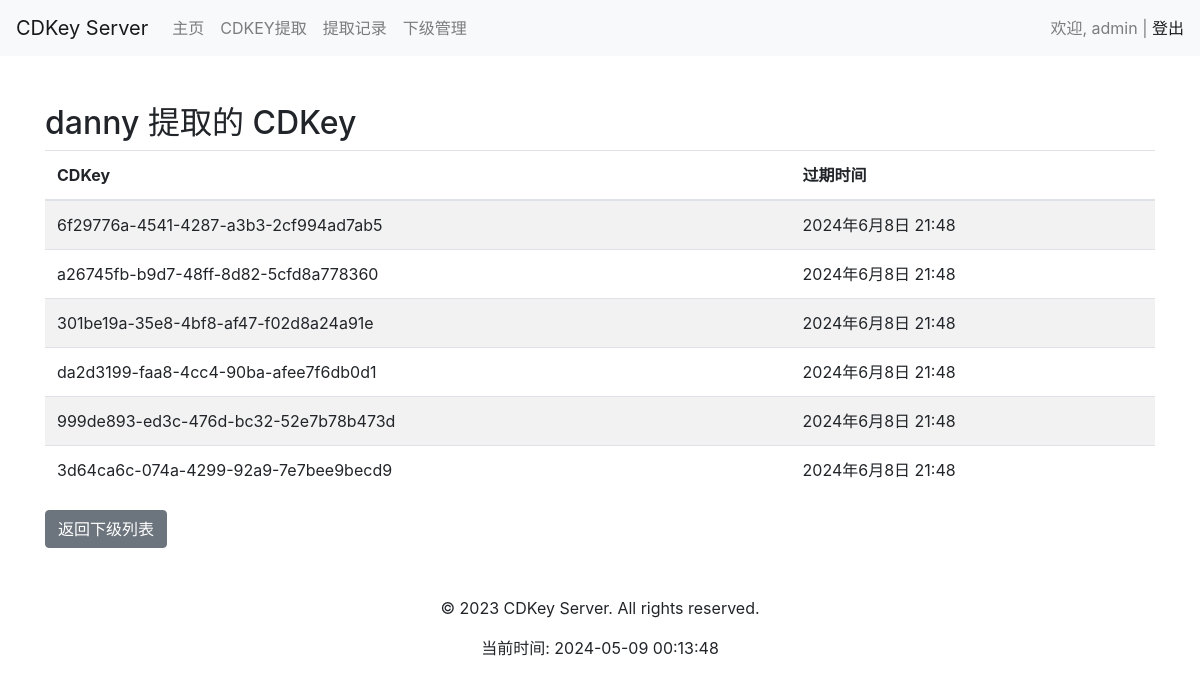
Page /user/subordinate/5/cdkeys/ (signed in) on the earlier database version.
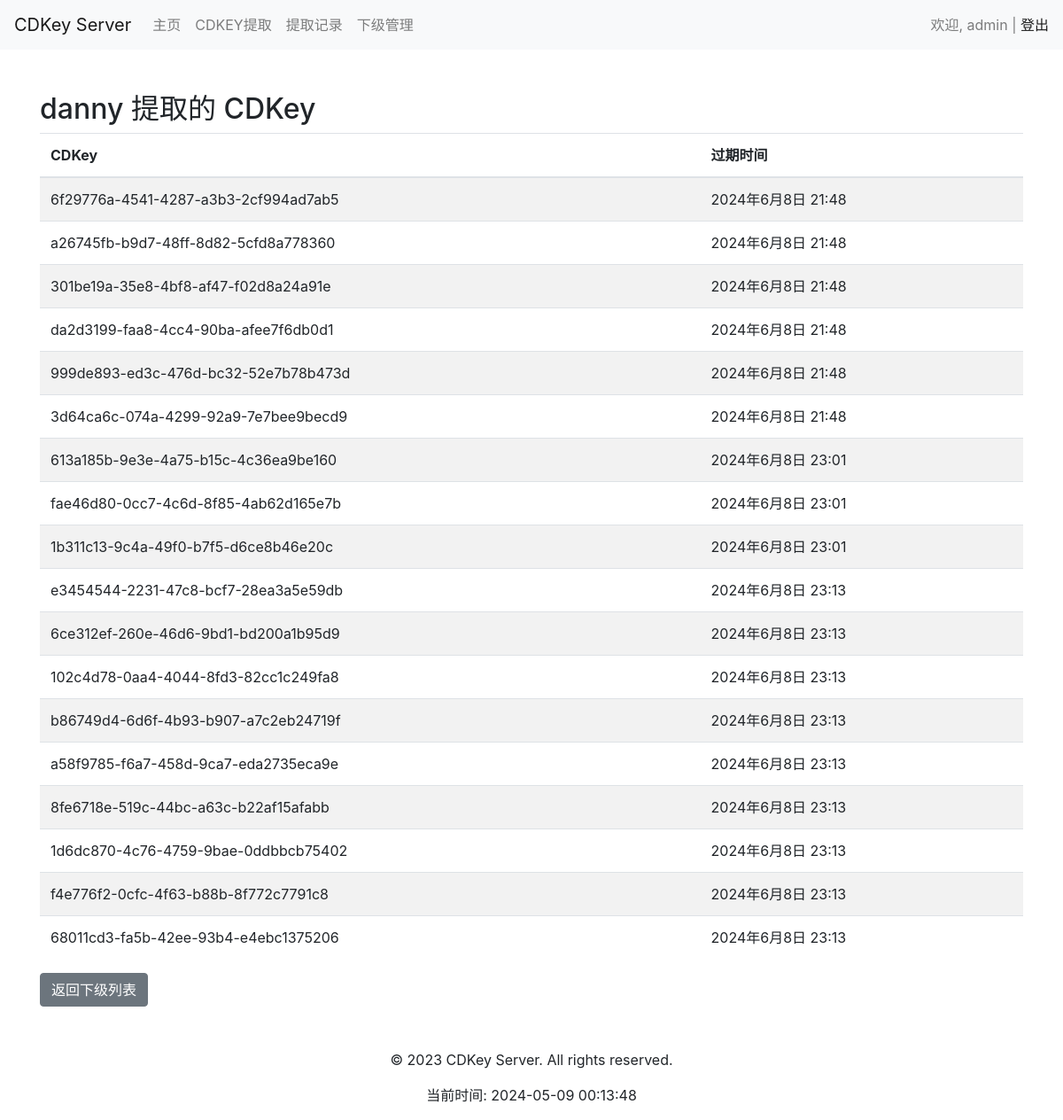
Same page on the later database version.
### user/models.py (models this page shows, shortened)
class CDKey(models.Model):
    key = models.CharField(max_length=255, unique=True)
    expires_at = models.DateTimeField()
    created_at = models.DateTimeField(auto_now_add=True)
    created_by = models.ForeignKey(settings.AUTH_USER_MODEL, on_delete=models.CASCADE)
    used_by = models.ForeignKey(settings.AUTH_USER_MODEL, on_delete=models.SET_NULL, null=True, blank=True, related_name='used_cdkeys')

### user/views.py (the view)
# urls.py: path('subordinate/<int:user_id>/cdkeys/', views.subordinate_cdkeys_view, name='subordinate_cdkeys'),
def subordinate_cdkeys_view(request, user_id):
    subordinate = get_object_or_404(User, id=user_id)
    if not can_manage_user(request.user, subordinate):
        return HttpResponseForbidden("You don't have permission to view this user's CDKeys.")
    cdkeys = CDKey.objects.filter(created_by=subordinate)
    context = {
        'subordinate': subordinate,
        'cdkeys': cdkeys,
    }
    return render(request, 'user/subordinate_cdkeys.html', context)

### user/views.py (called while the page is built)
def can_manage_user(superior, subordinate):
    if superior.is_superuser:
        return True
    elif superior.role == User.ROLE_ADMIN:
        return True
    elif superior.role == User.ROLE_FIRST_LEVEL_AGENT and subordinate.superior == superior:
        return True
    else:
        return False

### user/templates/user/subordinate_cdkeys.html
{% extends 'base.html' %}
{% block content %}
<div class="container mt-5">
    <h2>{{ subordinate.username }} 提取的 CDKey</h2>
    <table class="table table-striped">
        <thead>
            <tr>
                <th>CDKey</th>
                <th>过期时间</th>
            </tr>
        </thead>
        <tbody>
            {% for cdkey in cdkeys %}
            <tr>
                <td>{{ cdkey.key }}</td>
                <td>{{ cdkey.expires_at }}</td>
            </tr>
            {% endfor %}
        </tbody>
    </table>
    <a href="{% url 'user:subordinate_list' %}" class="btn btn-secondary">返回下级列表</a>
</div>
{% endblock %}

Differences in the rows shown:
added CDKey: key "613a185b-9e3e-4a75-b15c-4c36ea9be160", expires_at "2024年6月8日 23:01"
added CDKey: key "fae46d80-0cc7-4c6d-8f85-4ab62d165e7b", expires_at "2024年6月8日 23:01"
added CDKey: key "1b311c13-9c4a-49f0-b7f5-d6ce8b46e20c", expires_at "2024年6月8日 23:01"
added CDKey: key "e3454544-2231-47c8-bcf7-28ea3a5e59db", expires_at "2024年6月8日 23:13"
added CDKey: key "6ce312ef-260e-46d6-9bd1-bd200a1b95d9", expires_at "2024年6月8日 23:13"
added CDKey: key "102c4d78-0aa4-4044-8fd3-82cc1c249fa8", expires_at "2024年6月8日 23:13"
added CDKey: key "b86749d4-6d6f-4b93-b907-a7c2eb24719f", expires_at "2024年6月8日 23:13"
added CDKey: key "a58f9785-f6a7-458d-9ca7-eda2735eca9e", expires_at "2024年6月8日 23:13"
added CDKey: key "8fe6718e-519c-44bc-a63c-b22af15afabb", expires_at "2024年6月8日 23:13"
added CDKey: key "1d6dc870-4c76-4759-9bae-0ddbbcb75402", expires_at "2024年6月8日 23:13"
added CDKey: key "f4e776f2-0cfc-4f63-b88b-8f772c7791c8", expires_at "2024年6月8日 23:13"
added CDKey: key "68011cd3-fa5b-42ee-93b4-e4ebc1375206", expires_at "2024年6月8日 23:13"
